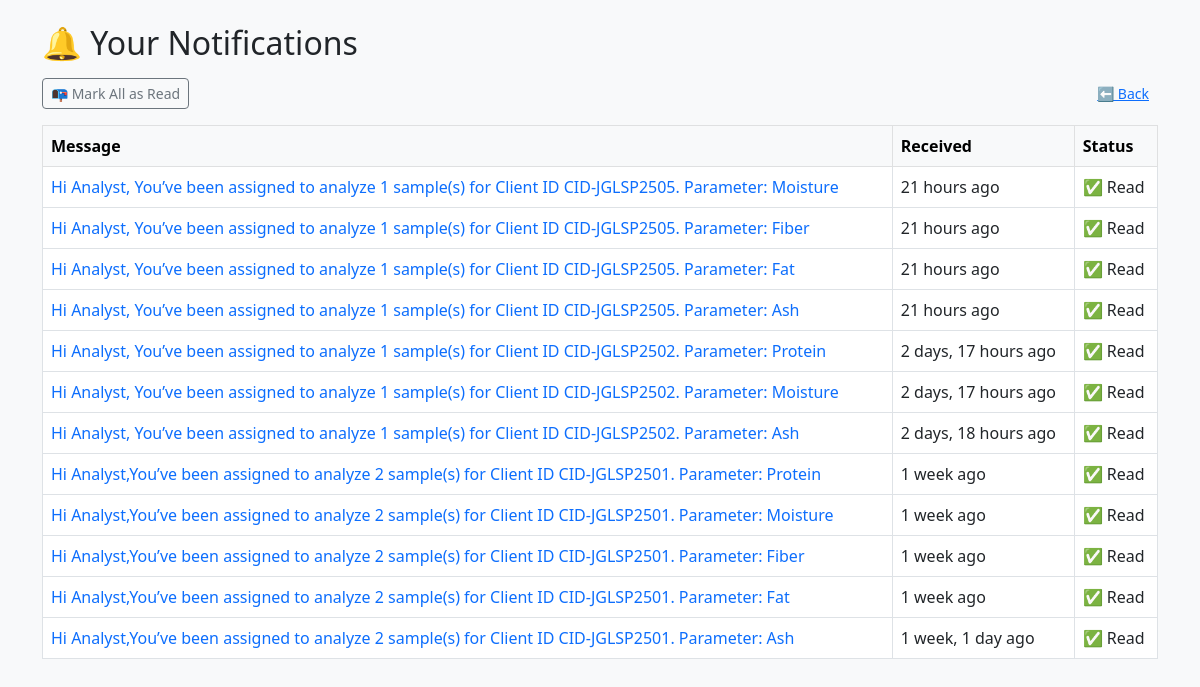
Page /notifications/ (signed in) on the committed database.
### notifications/models.py (models this page shows, shortened)
class Notification(models.Model):
    recipient = models.ForeignKey(User, on_delete=models.CASCADE, related_name='notifications')
    message = models.TextField()
    created_at = models.DateTimeField(auto_now_add=True)
    read = models.BooleanField(default=False)

### notifications/views.py (the view)
# urls.py: path('', notification_list, name='list'),
@login_required
def notification_list(request):
    notifications = request.user.notifications.order_by('-created_at')
    notifications.filter(read=False).update(read=True)
    return render(request, 'notifications/list.html', {'notifications': notifications})

### notifications/templates/notifications/list.html (shortened to what this page needs)
{% load humanize %}
<!DOCTYPE html>
<html>
<head>
  <link rel="stylesheet" href="https://cdn.jsdelivr.net/npm/bootstrap@5.3.0/dist/css/bootstrap.min.css">
</head>
<body class="bg-light p-4">
  <div class="container">
    <h2 class="mb-3">🔔 Your Notifications</h2>
    <div class="d-flex justify-content-between align-items-center mb-3">
      <a href="{% url 'notifications:mark_all_read' %}" class="btn btn-outline-secondary btn-sm">📭 Mark All as Read</a>
      <a href="javascript:history.back()" class="btn btn-link btn-sm">⬅ Back</a>
    </div>
    {% if notifications %}
      <table class="table table-bordered table-hover bg-white">
        <thead class="table-light">
          <tr>
            <th>Message</th>
            <th>Received</th>
            <th>Status</th>
          </tr>
        </thead>
        <tbody>
          {% for note in notifications %}
            <tr class="{% if not note.read %}table-warning{% endif %}">
              <td>
                <a href="{% url 'notifications:detail' note.id %}" class="text-decoration-none">
                  {{ note.message|truncatewords:18 }}
                </a>
              </td>
              <td>{{ note.created_at|naturaltime }}</td>
              <td>
                {% if note.read %}
                  ✅ Read
                {% else %}
                  🟡 Unread
                {% endif %}
              </td>
            </tr>
          {% endfor %}
        </tbody>
      </table>
    {% else %}
      <div class="alert alert-success text-center">
        🎉 You're all caught up — no new notifications!
      </div>
    {% endif %}
  </div>
</body>
</html>

### rows in the picture
Notification: message "Hi Analyst, You’ve been assigned to analyze 1 sample(s) for Client ID CID-JGLSP2505. Parameter: Moisture", created_at "21 hours ago", read "✅ Read"
Notification: message "Hi Analyst, You’ve been assigned to analyze 1 sample(s) for Client ID CID-JGLSP2505. Parameter: Fiber", created_at "21 hours ago", read "✅ Read"
Notification: message "Hi Analyst, You’ve been assigned to analyze 1 sample(s) for Client ID CID-JGLSP2505. Parameter: Fat", created_at "21 hours ago", read "✅ Read"
Notification: message "Hi Analyst, You’ve been assigned to analyze 1 sample(s) for Client ID CID-JGLSP2505. Parameter: Ash", created_at "21 hours ago", read "✅ Read"
Notification: message "Hi Analyst, You’ve been assigned to analyze 1 sample(s) for Client ID CID-JGLSP2502. Parameter: Protein", created_at "2 days, 17 hours ago", read "✅ Read"
Notification: message "Hi Analyst, You’ve been assigned to analyze 1 sample(s) for Client ID CID-JGLSP2502. Parameter: Moisture", created_at "2 days, 17 hours ago", read "✅ Read"
Notification: message "Hi Analyst, You’ve been assigned to analyze 1 sample(s) for Client ID CID-JGLSP2502. Parameter: Ash", created_at "2 days, 18 hours ago", read "✅ Read"
Notification: message "Hi Analyst,You’ve been assigned to analyze 2 sample(s) for Client ID CID-JGLSP2501. Parameter: Protein", created_at "1 week ago", read "✅ Read"
Notification: message "Hi Analyst,You’ve been assigned to analyze 2 sample(s) for Client ID CID-JGLSP2501. Parameter: Moisture", created_at "1 week ago", read "✅ Read"
Notification: message "Hi Analyst,You’ve been assigned to analyze 2 sample(s) for Client ID CID-JGLSP2501. Parameter: Fiber", created_at "1 week ago", read "✅ Read"
Notification: message "Hi Analyst,You’ve been assigned to analyze 2 sample(s) for Client ID CID-JGLSP2501. Parameter: Fat", created_at "1 week ago", read "✅ Read"
Notification: message "Hi Analyst,You’ve been assigned to analyze 2 sample(s) for Client ID CID-JGLSP2501. Parameter: Ash", created_at "1 week, 1 day ago", read "✅ Read"
